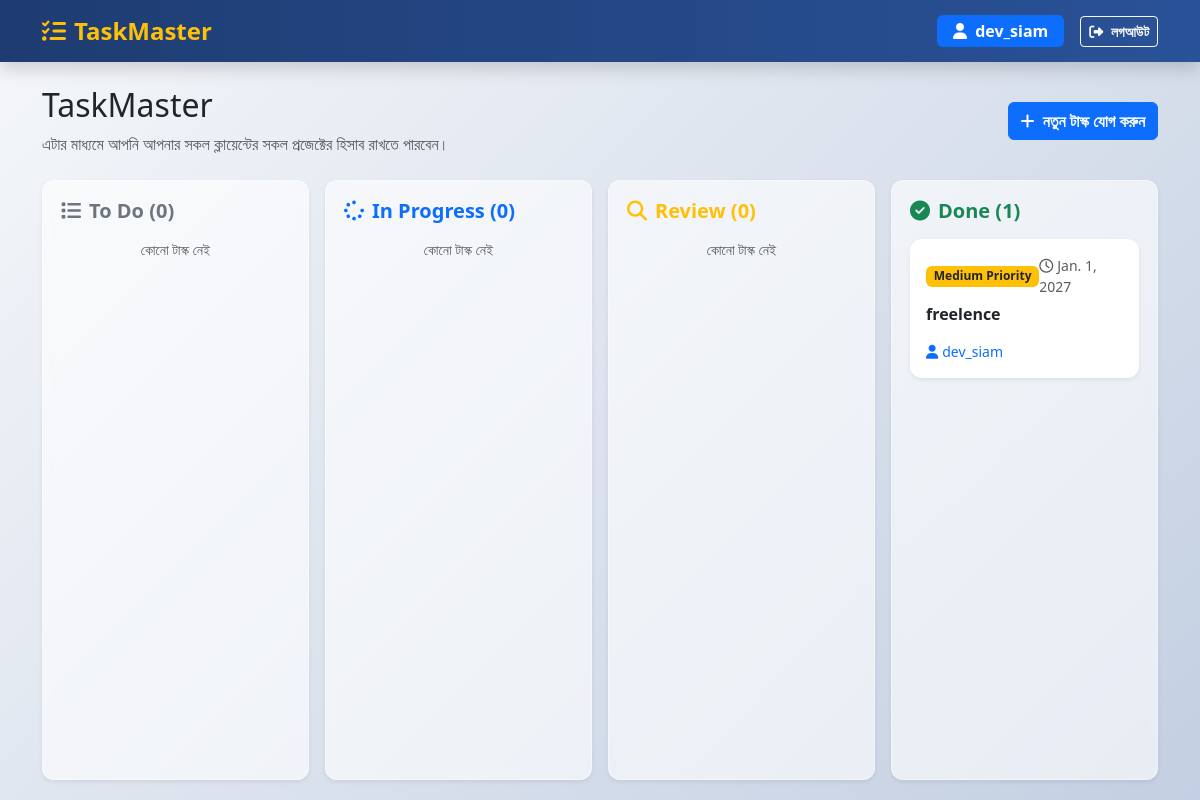
Screenshot of /project/2/ (signed in) with the database file from the repository.
### core/models.py (models this page shows, shortened)
class Project(models.Model):
    title = models.CharField(max_length=200)
    description = models.TextField(blank=True, null=True)
    created_at = models.DateTimeField(auto_now_add=True)
    owner = models.ForeignKey(User, on_delete=models.CASCADE, related_name='projects')
    members = models.ManyToManyField(User, related_name='member_projects', blank=True)

class Task(models.Model):
    STATUS_CHOICES = [
        ('todo', 'To Do'),
        ('in_progress', 'In Progress'),
        ('review', 'In Review'),
        ('done', 'Done'),
    ]
    PRIORITY_CHOICES = [
        ('low', 'Low'),
        ('medium', 'Medium'),
        ('high', 'High'),
    ]
    project = models.ForeignKey(Project, on_delete=models.CASCADE, related_name='tasks')
    title = models.CharField(max_length=200)
    description = models.TextField(blank=True, null=True)
    assigned_to = models.ForeignKey(User, on_delete=models.SET_NULL, null=True, blank=True, related_name='assigned_tasks')
    status = models.CharField(max_length=20, choices=STATUS_CHOICES, default='todo')
    priority = models.CharField(max_length=10, choices=PRIORITY_CHOICES, default='medium')
    due_date = models.DateField(null=True, blank=True)
    attachment = models.FileField(upload_to='task_attachments/', null=True, blank=True)
    created_at = models.DateTimeField(auto_now_add=True)

### core/views.py (the view)
# urls.py: path('project/<int:pk>/', views.project_detail, name='project_detail'),
@login_required
def project_detail(request, pk):
    project = get_object_or_404(Project, pk=pk)
    if project.owner != request.user and request.user not in project.members.all():
        messages.error(request, 'আপনার এই প্রজেক্ট দেখার অনুমতি নেই!')
        return redirect('dashboard')
    tasks = project.tasks.all()
    context = {
        'project': project,
        'todo_tasks': tasks.filter(status='todo'),
        'in_progress_tasks': tasks.filter(status='in_progress'),
        'review_tasks': tasks.filter(status='review'),
        'done_tasks': tasks.filter(status='done'),
    }
    return render(request, 'core/project_detail.html', context)

### core/templates/core/project_detail.html (shortened to what this page needs)
{% extends 'base.html' %}
{% block content %}
<div class="d-flex justify-content-between align-items-center mb-4">
    <div>
        <h2>{{ project.title }}</h2>
        <p class="text-muted m-0">{{ project.description }}</p>
    </div>
    <a href="{% url 'create_task' project.id %}" class="btn btn-primary fw-bold"><i class="fa-solid fa-plus me-1"></i> নতুন টাস্ক যোগ করুন</a>
</div>
<div class="row g-3">
    <div class="col-md-3">
        <div class="kanban-col shadow-sm">
            <h5 class="text-secondary fw-bold mb-3"><i class="fa-solid fa-list me-2"></i>To Do ({{ todo_tasks.count }})</h5>
            {% for task in todo_tasks %}
                {% include 'core/task_card.html' with task=task next_status='in_progress' next_text='In Progress' %}
            {% empty %}
                <p class="text-center text-muted small my-3">কোনো টাস্ক নেই</p>
            {% endfor %}
        </div>
    </div>
    <div class="col-md-3">
        <div class="kanban-col shadow-sm">
            <h5 class="text-primary fw-bold mb-3"><i class="fa-solid fa-spinner me-2"></i>In Progress ({{ in_progress_tasks.count }})</h5>
            {% for task in in_progress_tasks %}
                {% include 'core/task_card.html' with task=task next_status='review' next_text='Review' %}
            {% empty %}
                <p class="text-center text-muted small my-3">কোনো টাস্ক নেই</p>
            {% endfor %}
        </div>
    </div>
    <div class="col-md-3">
        <div class="kanban-col shadow-sm">
            <h5 class="text-warning fw-bold mb-3"><i class="fa-solid fa-magnifying-glass me-2"></i>Review ({{ review_tasks.count }})</h5>
            {% for task in review_tasks %}
                {% include 'core/task_card.html' with task=task next_status='done' next_text='Done' %}
            {% empty %}
                <p class="text-center text-muted small my-3">কোনো টাস্ক নেই</p>
            {% endfor %}
        </div>
    </div>
    <div class="col-md-3">
        <div class="kanban-col shadow-sm">
            <h5 class="text-success fw-bold mb-3"><i class="fa-solid fa-circle-check me-2"></i>Done ({{ done_tasks.count }})</h5>
            {% for task in done_tasks %}
                {% include 'core/task_card.html' with task=task %}
            {% empty %}
                <p class="text-center text-muted small my-3">কোনো টাস্ক নেই</p>
            {% endfor %}
        </div>
    </div>
</div>
{% endblock %}

### core/templates/base.html (shortened to what this page needs)
<!DOCTYPE html>
<html lang="bn">
<head>
    <link href="https://cdn.jsdelivr.net/npm/bootstrap@5.3.0/dist/css/bootstrap.min.css" rel="stylesheet">
    <link rel="stylesheet" href="https://cdnjs.cloudflare.com/ajax/libs/font-awesome/6.4.0/css/all.min.css">
</head>
<body>
    <nav class="navbar navbar-expand-lg navbar-dark shadow">
        <div class="container">
            <a class="navbar-brand text-warning fw-bold fs-4" href="{% url 'dashboard' %}">
                <i class="fa-solid fa-list-check me-2"></i>TaskMaster
            </a>
            {% if user.is_authenticated %}
            <div class="d-flex align-items-center">
                <span class="text-white me-3 badge bg-primary px-3 py-2 fs-6">
                    <i class="fa-solid fa-user me-1"></i> {{ user.username }}
                </span>
                <a href="{% url 'logout' %}" class="btn btn-outline-light btn-sm fw-bold">
                    <i class="fa-solid fa-right-from-bracket me-1"></i> লগআউট
                </a>
            </div>
            {% endif %}
        </div>
    </nav>
    <div class="container my-4">
        {% block content %}{% endblock %}
    </div>
</body>
</html>

### core/templates/core/task_card.html (shortened to what this page needs)
<div class="card mb-3 shadow-sm border-0">
    <div class="card-body p-3">
        <div class="d-flex justify-content-between align-items-center mb-1">
            <span class="badge {% if task.priority == 'high' %}bg-danger{% elif task.priority == 'medium' %}bg-warning text-dark{% else %}bg-secondary{% endif %}">
                {{ task.get_priority_display }} Priority
            </span>
            {% if task.due_date %}
                <small class="text-muted"><i class="fa-regular fa-clock me-1"></i>{{ task.due_date }}</small>
            {% endif %}
        </div>
        <h6 class="card-title my-2 fw-bold">
            <a href="{% url 'task_detail' task.id %}" class="text-decoration-none text-dark">{{ task.title }}</a>
        </h6>
        <div class="d-flex justify-content-between align-items-center mt-3">
            <small class="text-primary"><i class="fa-solid fa-user me-1"></i>{{ task.assigned_to.username|default:"Unassigned" }}</small>
        </div>
    </div>
</div>

### core/templates/base.html (style rules this page uses)
body { background: linear-gradient(135deg, #f5f7fa 0%, #c3cfe2 100%); min-height: 100vh; font-family: 'Segoe UI', Roboto, Helvetica, Arial, sans-serif; }
.navbar { background: linear-gradient(90deg, #1e3c72 0%, #2a5298 100%) !important; }
.card { border: none; border-radius: 12px; transition: transform 0.2s ease, box-shadow 0.2s ease; }
.kanban-col { min-height: 75vh; background-color: rgba(255, 255, 255, 0.6); backdrop-filter: blur(5px); border-radius: 12px; padding: 18px; border: 1px solid rgba(255,255,255,0.4); }

### rows the page displays
Project: title "TaskMaster", description "এটার মাধ্যমে আপনি আপনার সকল ক্লায়েন্টের সকল প্রজেক্টের হিসাব রাখতে পারবেন।"
Task: priority "Medium", due_date "Jan. 1, 2027", title "freelence", assigned_to.username "dev_siam"

### other values shown
{{ user.username }} "dev_siam"
{{ todo_tasks.count }} "0"
{{ in_progress_tasks.count }} "0"
{{ review_tasks.count }} "0"
{{ done_tasks.count }} "1"
